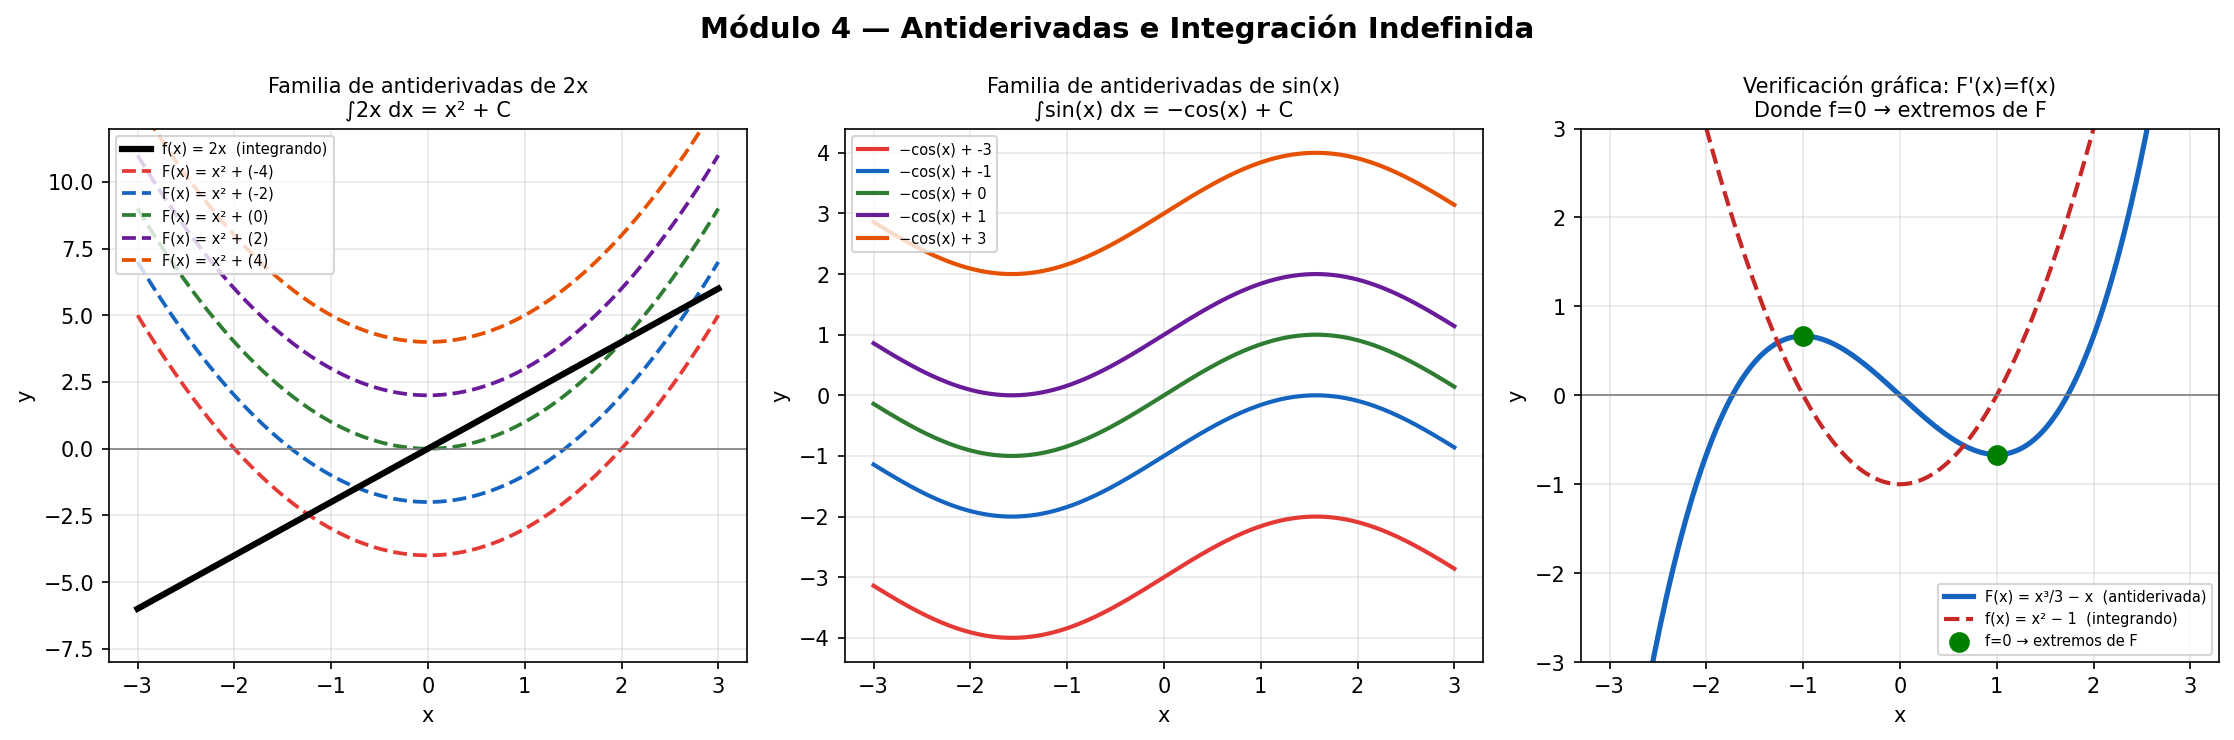

Reproduce this figure in Python.
"""
Módulo 4 - Antiderivadas e Integración Indefinida
FUN-05 Cálculo Diferencial e Integral | Universidad CENFOTEC

¿QUÉ ES UNA ANTIDERIVADA?
──────────────────────────
Si la derivada es el proceso de "descomponer" una función para ver
cómo cambia, la ANTIDERIVADA es el proceso INVERSO: dado f'(x),
¿cuál es la función f(x) original?

Formalmente: F(x) es antiderivada de f(x) si  F'(x) = f(x)

Ejemplo:
  f(x) = 2x   →   F(x) = x²   porque  d/dx[x²] = 2x ✓

IMPORTANTE — La constante de integración C:
  La antiderivada NO es única. Si F'(x) = f(x), entonces
  también [F(x) + C]' = f(x) para cualquier constante C.
  Esto es porque la derivada de una constante es 0.

  Por eso escribimos:  ∫ f(x) dx = F(x) + C

  La C representa TODA la familia de antiderivadas posibles.
  Es como decir: "no sabemos cuánto vale la función en x=0,
  solo sabemos cómo cambia".

NOTACIÓN DE LA INTEGRAL INDEFINIDA:
  ∫ f(x) dx = F(x) + C

  Donde:
    ∫       = símbolo de integral (S alargada, de "Summa")
    f(x)    = integrando (la función que integramos)
    dx      = diferencial (respecto a qué variable)
    F(x)+C  = familia de antiderivadas

TABLA DE INTEGRALES FUNDAMENTALES:
  ∫ xⁿ dx       = xⁿ⁺¹/(n+1) + C    (n ≠ −1)
  ∫ 1/x dx      = ln|x| + C
  ∫ eˣ dx       = eˣ + C
  ∫ aˣ dx       = aˣ/ln(a) + C
  ∫ sin(x) dx   = −cos(x) + C
  ∫ cos(x) dx   = sin(x) + C
  ∫ sec²(x) dx  = tan(x) + C
  ∫ 1/(1+x²) dx = arctan(x) + C
  ∫ 1/√(1−x²) dx = arcsin(x) + C
"""

import numpy as np
import matplotlib.pyplot as plt
from sympy import *

x = symbols('x')

# ─────────────────────────────────────────────────────────────
# SECCIÓN 1: Verificación de antiderivadas
# ─────────────────────────────────────────────────────────────
print("=" * 60)
print("  VERIFICACIÓN DE ANTIDERIVADAS")
print("=" * 60)
print("""
  Para verificar que F(x) es antiderivada de f(x):
  simplemente derivamos F(x) y comprobamos que da f(x).
""")

pares = [
    (2*x,           x**2,            "2x",       "x²"),
    (x**3,          x**4/4,          "x³",       "x⁴/4"),
    (cos(x),        sin(x),          "cos(x)",   "sin(x)"),
    (exp(x),        exp(x),          "eˣ",       "eˣ"),
    (1/x,           log(x),          "1/x",      "ln|x|"),
    (1/(1+x**2),    atan(x),         "1/(1+x²)", "arctan(x)"),
]

print(f"  {'f(x)':<16} {'F(x)':<16} {'F′(x)':<16} {'¿F′=f?'}")
print(f"  {'─'*58}")
for f_expr, F_expr, nombre_f, nombre_F in pares:
    Fp = diff(F_expr, x)
    ok = simplify(Fp - f_expr) == 0
    print(f"  {nombre_f:<16} {nombre_F:<16} {str(simplify(Fp)):<16} "
          f"{'✅' if ok else '❌'}")

# ─────────────────────────────────────────────────────────────
# SECCIÓN 2: Tabla de integrales fundamentales
# ─────────────────────────────────────────────────────────────
print("\n" + "=" * 60)
print("  INTEGRALES INDEFINIDAS FUNDAMENTALES")
print("=" * 60)
print("""
  Calculadas con SymPy. Recuerda siempre agregar + C al resultado.
  La regla de la potencia ∫xⁿdx = xⁿ⁺¹/(n+1)+C NO aplica para n=-1.
""")

integrales = [
    (x**4,              "x⁴"),
    (x**Rational(3,2),  "x^(3/2)"),
    (1/x**2,            "x⁻²"),
    (sqrt(x),           "√x"),
    (exp(x),            "eˣ"),
    (exp(3*x),          "e^(3x)"),
    (2**x,              "2ˣ"),
    (1/x,               "1/x"),
    (log(x),            "ln(x)"),
    (sin(x),            "sin(x)"),
    (cos(x),            "cos(x)"),
    (tan(x),            "tan(x)"),
    (sec(x)**2,         "sec²(x)"),
    (1/(1 + x**2),      "1/(1+x²)"),
    (1/sqrt(1 - x**2),  "1/√(1−x²)"),
]

print(f"  {'∫ f(x) dx':<22} {'= F(x) + C'}")
print(f"  {'─'*50}")
for f_expr, nombre in integrales:
    try:
        F = integrate(f_expr, x)
        print(f"  ∫ {nombre:<20} = {F} + C")
    except Exception:
        print(f"  ∫ {nombre:<20} = (no elemental)")

# ─────────────────────────────────────────────────────────────
# SECCIÓN 3: Propiedades de linealidad
# ─────────────────────────────────────────────────────────────
print("\n" + "=" * 60)
print("  PROPIEDADES DE LINEALIDAD")
print("=" * 60)
print("""
  La integral es un operador LINEAL, lo que significa:

  1) Constante multiplicativa:
       ∫ k·f(x) dx = k · ∫ f(x) dx

  2) Suma/resta de funciones:
       ∫ [f(x) ± g(x)] dx = ∫ f(x) dx ± ∫ g(x) dx

  Esto nos permite integrar polinomios término por término.
""")

polinomios = [
    (3*x**2 + 2*x - 5,         "3x² + 2x − 5"),
    (4*x**3 - 6*x**2 + 1,      "4x³ − 6x² + 1"),
    (2*sin(x) + 3*cos(x),      "2·sin(x) + 3·cos(x)"),
    (exp(x) - 1/x,             "eˣ − 1/x"),
]

for f_expr, nombre in polinomios:
    F = integrate(f_expr, x)
    print(f"  ∫ ({nombre}) dx")
    print(f"       = {F} + C")
    # Verificación
    verif = simplify(diff(F, x) - f_expr) == 0
    print(f"       Verificación: F'(x) = f(x)? {'✅' if verif else '❌'}\n")

# ─────────────────────────────────────────────────────────────
# SECCIÓN 4: Visualización — familia de antiderivadas
# ─────────────────────────────────────────────────────────────
fig, axes = plt.subplots(1, 3, figsize=(15, 5))
fig.suptitle("Módulo 4 — Antiderivadas e Integración Indefinida",
             fontsize=14, fontweight='bold')

xv = np.linspace(-3, 3, 300)

# ── Familia de antiderivadas de 2x ──
ax = axes[0]
ax.plot(xv, 2*xv, color='black', lw=3, label="f(x) = 2x  (integrando)", zorder=5)
colores_c = ['#E53935', '#1565C0', '#2E7D32', '#6A1B9A', '#E65100']
for i, C_val in enumerate([-4, -2, 0, 2, 4]):
    F_vals = xv**2 + C_val
    ax.plot(xv, F_vals, color=colores_c[i], lw=1.8, ls='--',
            label=f"F(x) = x² + ({C_val})")
ax.axhline(0, color='gray', lw=0.8)
ax.set_title("Familia de antiderivadas de 2x\n∫2x dx = x² + C", fontsize=10)
ax.legend(fontsize=7, loc='upper left')
ax.set_xlabel("x"); ax.set_ylabel("y")
ax.set_ylim(-8, 12); ax.grid(True, alpha=0.3)

# ── La constante C desplaza verticalmente ──
ax = axes[1]
for i, C_val in enumerate([-3, -1, 0, 1, 3]):
    F_vals = np.sin(xv) + C_val
    ax.plot(xv, F_vals, color=colores_c[i], lw=2,
            label=f"−cos(x) + {C_val}")
ax.set_title("Familia de antiderivadas de sin(x)\n∫sin(x) dx = −cos(x) + C",
             fontsize=10)
ax.legend(fontsize=7)
ax.set_xlabel("x"); ax.set_ylabel("y")
ax.grid(True, alpha=0.3)

# ── Verificación gráfica: F'(x) = f(x) ──
ax = axes[2]
F_vals = xv**3/3 - xv
f_vals = xv**2 - 1    # derivada de x³/3 − x
ax.plot(xv, F_vals, color='#1565C0', lw=2.5, label="F(x) = x³/3 − x  (antiderivada)")
ax.plot(xv, f_vals, color='#C62828', lw=2, ls='--',
        label="f(x) = x² − 1  (integrando)")
ax.axhline(0, color='gray', lw=0.8)
# Marcar donde f=0 (extremos de F)
ax.scatter([-1, 1], [F_vals[np.argmin(np.abs(xv+1))],
                     F_vals[np.argmin(np.abs(xv-1))]],
           color='green', zorder=5, s=80,
           label="f=0 → extremos de F")
ax.set_title("Verificación gráfica: F'(x)=f(x)\nDonde f=0 → extremos de F",
             fontsize=10)
ax.legend(fontsize=7)
ax.set_xlabel("x"); ax.set_ylabel("y")
ax.set_ylim(-3, 3); ax.grid(True, alpha=0.3)

plt.tight_layout()
plt.savefig("antiderivadas_indefinida.png", dpi=150, bbox_inches='tight')
plt.show()
print("\n✅  Gráfica guardada: antiderivadas_indefinida.png")
